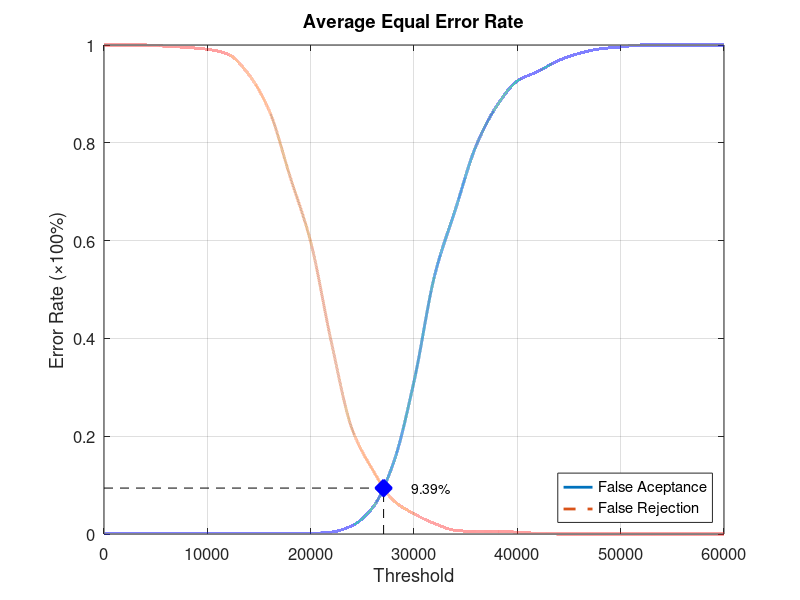
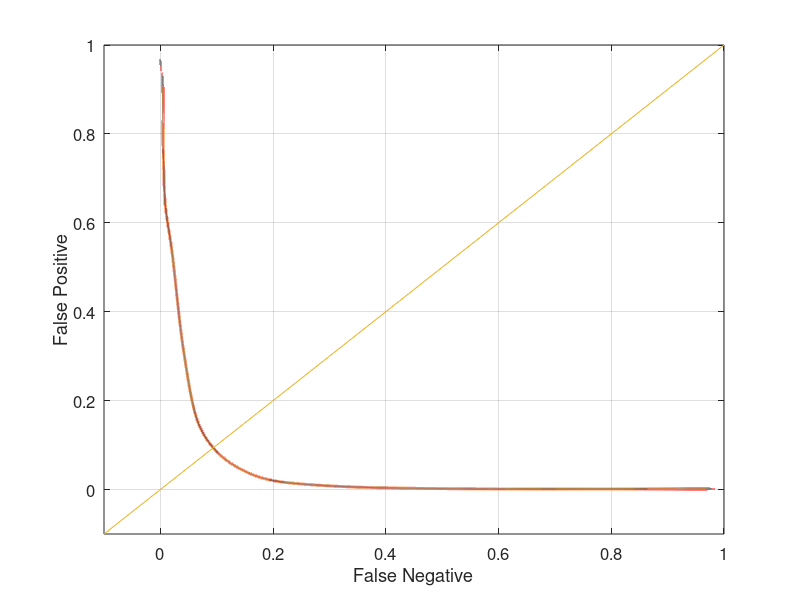

MATLAB code to generate these figures, in order:
function yEER = Experiment2Average
close all;
clear;
clc;
x = 0:2000:60000;
xq = 0:0.5:60000;

y0 = [0 0.00131579 0.00131579 0.00131579 0.00131579 0.00131579 0.00131579 0.00131579 0.00131579 0.00131579 0.00131579 0.00394737 0.0171053 0.0539474 0.144737 0.311842 0.528947 0.663158 0.793421 0.875 0.926316 0.946053 0.968421 0.982895 0.992105 0.996053 1 1 1 1 1];
yy0 = interp1(x, y0, xq, 'pchip');
y1 = [1 1 1 0.9975 0.995 0.99125 0.98125 0.94 0.865 0.73125 0.5975 0.3925 0.215 0.13125 0.06875 0.04125 0.02125 0.0075 0.005 0.005 0.00375 0.00125 0 0 0 0 0 0 0 0 0];
yy1 = interp1(x, y1, xq, 'pchip');

% Calculating EER: 
y2 = abs(y0 - y1);
find(y2 == min(y2))
yy2 = abs(yy0 - yy1);
xEER = find(yy2 == min(yy2));
xEERIndex = xq(xEER) % X-axis EER
yEER = yy0(xEER) % Y-axis EER

main = figure
plot(xq, yy0,'-','LineWidth', 2);	hold on
plot(xq, yy1,'--','LineWidth', 2);	hold on
plot([xEERIndex xEERIndex], [0 yEER], 'k--');	hold on
plot([0 xEERIndex], [yEER yEER], 'k--');	hold on
plot(xEERIndex, yEER, 'bx', 'LineWidth', 10);	hold on
text(xEERIndex + 10 * xEERIndex / 100, yEER, [num2str(round((10000 * yEER)) / 100) '%'])
legend('False Aceptance', 'False Rejection', 'Location', 'SouthEast')
xlabel('Threshold')
ylabel('Error Rate (\times100%)')
title('Average Equal Error Rate')
set(gca, 'FontSize', 12)
axis([0 60000 0 1])
grid on

print(main, 'Experiment2AverageMain', '-dpng');
FNRxFPR = figure('Color', [1 1 1]);
plot(yy1, yy0, '-', yy1, yy0, 'LineWidth', 2);
hold on
y = -0.1:0.1:1
plot(y, y); 
set(gca, 'FontSize', 12)
xlabel('False Negative')
ylabel('False Positive')
axis([-0.1 1 -0.1 1])
set(gca, 'FontSize', 12)
grid on

print(FNRxFPR, 'Experiment2AverageFNRxFPR','-dpng');
end
